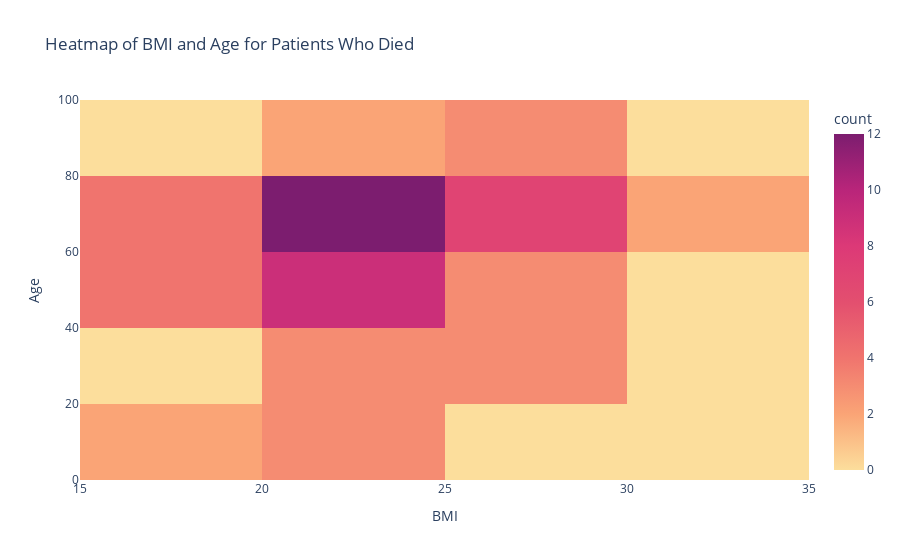

The code cell stored with this chart in its notebook:
### Code cell
# 3D Scatter plot: Age, BMI, Mortality, and Approach
import pandas as pd
import plotly.express as px

# Load the dataset
df_cases = pd.read_csv("https://api.vitaldb.net/cases")

# Filter the dataset to include only patients who died (death_inhosp = 1)
df_deceased = df_cases[df_cases['death_inhosp'] == 1]

# Create the heatmap
fig = px.density_heatmap(df_deceased, 
                         x='bmi', 
                         y='age', 
                         title="Heatmap of BMI and Age for Patients Who Died",
                         labels={'bmi': 'BMI', 'age': 'Age'},
                         color_continuous_scale='sunsetDark')

# Show the heatmap
fig.show()

### Figure 1 — Plotly figure (JSON) as saved in the notebook; plotly's stock layout.template omitted (floating-point values rounded to 4 significant figures)
{"data": [{"coloraxis": "coloraxis", "hovertemplate": "BMI=%{x}<br>Age=%{y}<br>count=%{z}<extra></extra>", "name": "", "type": "histogram2d", "x": [25.1, 24.1, 21.2, 20.3, 17.2, 24, 16.4, 19.9, 28.1, 22.9, 22.5, 20.6, 24.2, 21.4, 24.2, 20.9, 23.6, 22.6, 25, 22, 20.7, 23.7, 29.5, 20.5, 21.7, 22.7, 29.4, 22.7, 21.4, 21.7, 26.7, 22.5, 33.1, 28.3, 22.4, 20.1, 25.3, 27.6, 17.4, 26.3, 16.5, 27.6, 23.7, 19.1, 17.4, 33.1, 26.6, 27.8, 26.7, 27.6, 25.2, 21.7, 18.2, 21, 17.4, 23.4, 16.5], "xaxis": "x", "xbingroup": "x", "y": [31, 52, 64, 42, 54, 32, 66, 77, 72, 53, 45, 57, 72, 71, 64, 54, 75, 27, 65, 66, 40, 62, 22, 81, 0.7, 72, 39, 49, 60, 0.7, 82, 78, 78, 47, 54, 87, 84, 73, 56, 59, 0.4, 73, 35, 62, 56, 78, 59, 67, 82, 73, 61, 0.7, 74, 77, 56, 68, 0.4], "yaxis": "y", "ybingroup": "y"}], "layout": {"coloraxis": {"colorbar": {"title": {"text": "count"}}, "colorscale": [[0, "rgb(252, 222, 156)"], [0.1667, "rgb(250, 164, 118)"], [0.3333, "rgb(240, 116, 110)"], [0.5, "rgb(227, 79, 111)"], [0.6667, "rgb(220, 57, 119)"], [0.8333, "rgb(185, 37, 122)"], [1, "rgb(124, 29, 111)"]]}, "legend": {"tracegroupgap": 0}, "title": {"text": "Heatmap of BMI and Age for Patients Who Died"}, "xaxis": {"anchor": "y", "domain": [0, 1], "title": {"text": "BMI"}}, "yaxis": {"anchor": "x", "domain": [0, 1], "title": {"text": "Age"}}}}
